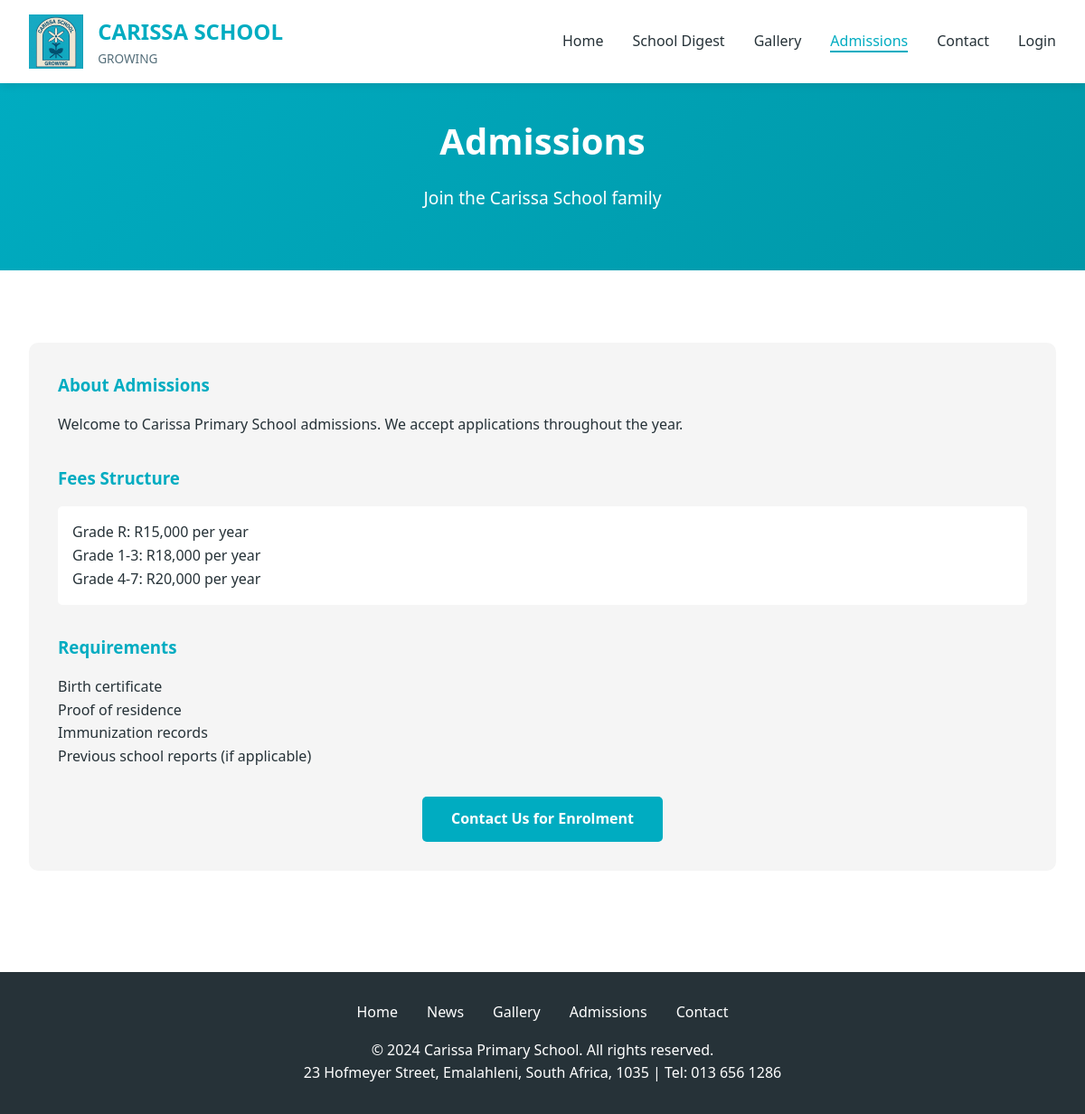
/admissions, run on the app's committed database.
### tables this page shows
CREATE TABLE admissions (
                id INTEGER PRIMARY KEY AUTOINCREMENT,
                content TEXT NOT NULL,
                fees_structure TEXT,
                requirements TEXT,
                updated_at TIMESTAMP DEFAULT CURRENT_TIMESTAMP
            );

### app.py (the view)
@app.route('/admissions')
def admissions():
    db = get_db()
    admission_info = db.execute('SELECT * FROM admissions ORDER BY id DESC LIMIT 1').fetchone()
    db.close()
    return render_template('admissions.html', info=admission_info)

### app.py (called while the page is built)
def get_db():
    conn = sqlite3.connect(DATABASE)
    conn.row_factory = sqlite3.Row
    return conn

### templates/admissions.html (shortened to what this page needs)
{% extends "base.html" %}
{% block content %}
<div class="hero" style="padding: 2rem;">
    <h1>Admissions</h1>
    <p>Join the Carissa School family</p>
</div>
<div class="container">
    {% if info %}
    <div class="admissions-content">
        <div class="admissions-section">
            <h3>About Admissions</h3>
            <p style="white-space: pre-wrap;">{{ info.content }}</p>
        </div>
        <div class="admissions-section">
            <h3>Fees Structure</h3>
            <div class="fees-table">
                <p style="white-space: pre-wrap;">{{ info.fees_structure }}</p>
            </div>
        </div>
        <div class="admissions-section">
            <h3>Requirements</h3>
            <p style="white-space: pre-wrap;">{{ info.requirements }}</p>
        </div>
        <div style="margin-top: 2rem; text-align: center;">
            <a href="{{ url_for('contact') }}" class="btn btn-primary" style="color: white; background-color: var(--primary-color);">Contact Us for Enrolment</a>
        </div>
    </div>
    {% endif %}
</div>
{% endblock %}

### static/css/style.css (style rules this page uses)
:root { --primary-color: #00ACC1; --secondary-color: #0097A7; --accent-color: #00838F; --text-dark: #263238; --text-light: #546E7A; --background-light: #F5F5F5; --white: #FFFFFF; --success: #4CAF50; --warning: #FF9800; --danger: #F44336; }
* { margin: 0; padding: 0; box-sizing: border-box; }
body { font-family: 'Segoe UI', Tahoma, Geneva, Verdana, sans-serif; line-height: 1.6; color: var(--text-dark); background-color: var(--white); }
.hero { background: linear-gradient(135deg, var(--primary-color) 0%, var(--secondary-color) 100%); color: var(--white); padding: 4rem 2rem; text-align: center; }
.hero h1 { font-size: 2.5rem; margin-bottom: 1rem; }
.hero p { font-size: 1.2rem; margin-bottom: 2rem; }
.btn { display: inline-block; padding: 0.75rem 2rem; border-radius: 5px; text-decoration: none; font-weight: 600; transition: all 0.3s; border: none; cursor: pointer; }
.btn-primary { background-color: var(--white); color: var(--primary-color); }
.container { max-width: 1200px; margin: 0 auto; padding: 3rem 2rem; }
.admissions-content { background-color: var(--background-light); padding: 2rem; border-radius: 10px; margin-top: 2rem; }
.admissions-section { margin-bottom: 2rem; }
.admissions-section h3 { color: var(--primary-color); margin-bottom: 1rem; }
.fees-table { width: 100%; background-color: var(--white); border-radius: 5px; padding: 1rem; }

### data on the page
admissions: content "Welcome to Carissa Primary School admissions. We accept applications throughout the year.", fees_structure "Grade R: R15,000 per year Grade 1-3: R18,000 per year Grade 4-7: R20,000 per year", requirements "Birth certificate Proof of residence Immunization records Previous school reports (if applicable)"
